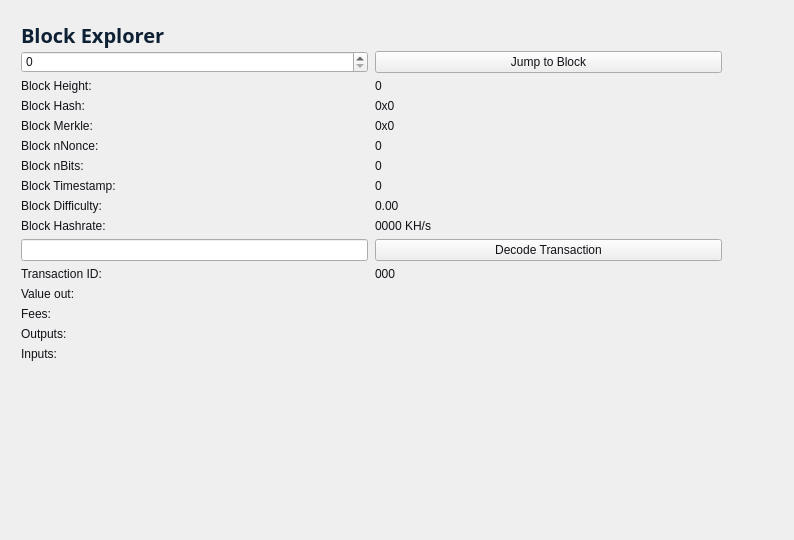
<?xml version="1.0" encoding="UTF-8"?>
<ui version="4.0">
 <class>BlockBrowser</class>
 <widget class="QWidget" name="BlockBrowser">
  <property name="windowModality">
   <enum>Qt::NonModal</enum>
  </property>
  <property name="enabled">
   <bool>true</bool>
  </property>
  <property name="geometry">
   <rect>
    <x>0</x>
    <y>0</y>
    <width>794</width>
    <height>540</height>
   </rect>
  </property>
  <property name="sizePolicy">
   <sizepolicy hsizetype="Preferred" vsizetype="Preferred">
    <horstretch>0</horstretch>
    <verstretch>0</verstretch>
   </sizepolicy>
  </property>
  <property name="minimumSize">
   <size>
    <width>0</width>
    <height>0</height>
   </size>
  </property>
  <property name="acceptDrops">
   <bool>false</bool>
  </property>
  <property name="windowTitle">
   <string>Form</string>
  </property>
  <layout class="QGridLayout">
   <property name="sizeConstraint">
    <enum>QLayout::SetMaximumSize</enum>
   </property>
   <property name="leftMargin">
    <number>21</number>
   </property>
   <property name="topMargin">
    <number>21</number>
   </property>
   <property name="rightMargin">
    <number>10</number>
   </property>
   <item row="1" column="0">
    <widget class="QWidget" name="widget" native="true">
     <property name="styleSheet">
      <string notr="true">color:#121117;</string>
     </property>
     <widget class="QWidget" name="layoutWidget">
      <property name="geometry">
       <rect>
        <x>0</x>
        <y>0</y>
        <width>699</width>
        <height>27</height>
       </rect>
      </property>
      <layout class="QHBoxLayout" name="horizontalLayout_4">
       <property name="spacing">
        <number>7</number>
       </property>
       <item>
        <widget class="QLabel" name="label_5">
         <property name="font">
          <font>
           <family>Open Sans,sans-serif</family>
          </font>
         </property>
         <property name="styleSheet">
          <string notr="true">color:#121117;</string>
         </property>
         <property name="text">
          <string>&lt;html&gt;&lt;head/&gt;&lt;body&gt;&lt;p&gt;&lt;span style=&quot; font-size:20px; font-weight:600; color:#0e2034;&quot;&gt;Block Explorer &lt;/span&gt;&lt;/p&gt;&lt;/body&gt;&lt;/html&gt;</string>
         </property>
        </widget>
       </item>
       <item>
        <spacer name="horizontalSpacer_2">
         <property name="orientation">
          <enum>Qt::Horizontal</enum>
         </property>
         <property name="sizeHint" stdset="0">
          <size>
           <width>40</width>
           <height>20</height>
          </size>
         </property>
        </spacer>
       </item>
      </layout>
     </widget>
     <widget class="QWidget" name="layoutWidget_2">
      <property name="geometry">
       <rect>
        <x>0</x>
        <y>30</y>
        <width>701</width>
        <height>481</height>
       </rect>
      </property>
      <layout class="QGridLayout" name="gridLayout_3" rowstretch="0,0,0,0,0,0,0,0,0,0,0,0,0,0,0,0,0,0" columnstretch="0,0">
       <property name="sizeConstraint">
        <enum>QLayout::SetDefaultConstraint</enum>
       </property>
       <property name="bottomMargin">
        <number>1</number>
       </property>
       <property name="horizontalSpacing">
        <number>7</number>
       </property>
       <item row="17" column="0">
        <spacer name="verticalSpacer">
         <property name="orientation">
          <enum>Qt::Vertical</enum>
         </property>
         <property name="sizeHint" stdset="0">
          <size>
           <width>20</width>
           <height>40</height>
          </size>
         </property>
        </spacer>
       </item>
       <item row="11" column="1">
        <widget class="QPushButton" name="txButton">
         <property name="text">
          <string>Decode Transaction</string>
         </property>
        </widget>
       </item>
       <item row="16" column="0">
        <widget class="QLabel" name="inputLabel">
         <property name="text">
          <string>Inputs:</string>
         </property>
         <property name="alignment">
          <set>Qt::AlignLeading|Qt::AlignLeft|Qt::AlignTop</set>
         </property>
        </widget>
       </item>
       <item row="10" column="1">
        <widget class="QLabel" name="pawBox">
         <property name="text">
          <string>0000 KH/s</string>
         </property>
        </widget>
       </item>
       <item row="13" column="0">
        <widget class="QLabel" name="valueLabel">
         <property name="styleSheet">
          <string notr="true">color:#121117;</string>
         </property>
         <property name="text">
          <string>Value out:</string>
         </property>
        </widget>
       </item>
       <item row="12" column="0">
        <widget class="QLabel" name="txLabel">
         <property name="styleSheet">
          <string notr="true">color:#121117;</string>
         </property>
         <property name="text">
          <string>Transaction ID:</string>
         </property>
        </widget>
       </item>
       <item row="9" column="1">
        <widget class="QLabel" name="hardBox">
         <property name="text">
          <string>0.00</string>
         </property>
        </widget>
       </item>
       <item row="12" column="1">
        <widget class="QLabel" name="txID">
         <property name="text">
          <string>000</string>
         </property>
        </widget>
       </item>
       <item row="16" column="1">
        <widget class="QLabel" name="inputBox">
         <property name="text">
          <string/>
         </property>
         <property name="scaledContents">
          <bool>true</bool>
         </property>
         <property name="alignment">
          <set>Qt::AlignLeading|Qt::AlignLeft|Qt::AlignTop</set>
         </property>
         <property name="margin">
          <number>1</number>
         </property>
         <property name="textInteractionFlags">
          <set>Qt::LinksAccessibleByMouse|Qt::TextSelectableByMouse</set>
         </property>
        </widget>
       </item>
       <item row="1" column="0">
        <widget class="QSpinBox" name="heightBox">
         <property name="sizePolicy">
          <sizepolicy hsizetype="Preferred" vsizetype="Fixed">
           <horstretch>0</horstretch>
           <verstretch>0</verstretch>
          </sizepolicy>
         </property>
         <property name="maximum">
          <number>99999999</number>
         </property>
        </widget>
       </item>
       <item row="13" column="1">
        <widget class="QLabel" name="valueBox">
         <property name="text">
          <string/>
         </property>
        </widget>
       </item>
       <item row="9" column="0">
        <widget class="QLabel" name="hardLabel">
         <property name="styleSheet">
          <string notr="true">color:#121117;</string>
         </property>
         <property name="text">
          <string>Block Difficulty:</string>
         </property>
        </widget>
       </item>
       <item row="3" column="0">
        <widget class="QLabel" name="heightLabel_2">
         <property name="styleSheet">
          <string notr="true">color:#121117;</string>
         </property>
         <property name="text">
          <string>Block Height:</string>
         </property>
        </widget>
       </item>
       <item row="8" column="1">
        <widget class="QLabel" name="timeBox">
         <property name="text">
          <string>0</string>
         </property>
        </widget>
       </item>
       <item row="1" column="1">
        <widget class="QPushButton" name="blockButton">
         <property name="text">
          <string>Jump to Block</string>
         </property>
        </widget>
       </item>
       <item row="14" column="1">
        <widget class="QLabel" name="feesBox">
         <property name="text">
          <string/>
         </property>
        </widget>
       </item>
       <item row="5" column="0">
        <widget class="QLabel" name="merkleLabel">
         <property name="styleSheet">
          <string notr="true">color:#121117;</string>
         </property>
         <property name="text">
          <string>Block Merkle:</string>
         </property>
        </widget>
       </item>
       <item row="4" column="0">
        <widget class="QLabel" name="hashLabel">
         <property name="styleSheet">
          <string notr="true">color:#121117;</string>
         </property>
         <property name="text">
          <string>Block Hash:</string>
         </property>
        </widget>
       </item>
       <item row="10" column="0">
        <widget class="QLabel" name="pawLabel">
         <property name="styleSheet">
          <string notr="true">color:#121117;</string>
         </property>
         <property name="text">
          <string>Block Hashrate:</string>
         </property>
        </widget>
       </item>
       <item row="3" column="1">
        <widget class="QLabel" name="heightLabel">
         <property name="text">
          <string>0</string>
         </property>
        </widget>
       </item>
       <item row="14" column="0">
        <widget class="QLabel" name="feesLabel">
         <property name="styleSheet">
          <string notr="true">color:#121117;</string>
         </property>
         <property name="text">
          <string>Fees:</string>
         </property>
        </widget>
       </item>
       <item row="7" column="0">
        <widget class="QLabel" name="bitsLabel">
         <property name="styleSheet">
          <string notr="true">color:#121117;</string>
         </property>
         <property name="text">
          <string>Block nBits:</string>
         </property>
        </widget>
       </item>
       <item row="7" column="1">
        <widget class="QLabel" name="bitsBox">
         <property name="text">
          <string>0</string>
         </property>
        </widget>
       </item>
       <item row="5" column="1">
        <widget class="QLabel" name="merkleBox">
         <property name="minimumSize">
          <size>
           <width>187</width>
           <height>0</height>
          </size>
         </property>
         <property name="text">
          <string>0x0</string>
         </property>
        </widget>
       </item>
       <item row="15" column="0">
        <widget class="QLabel" name="outputLabel">
         <property name="styleSheet">
          <string notr="true">color:#121117;</string>
         </property>
         <property name="text">
          <string>Outputs:</string>
         </property>
         <property name="alignment">
          <set>Qt::AlignLeading|Qt::AlignLeft|Qt::AlignTop</set>
         </property>
        </widget>
       </item>
       <item row="15" column="1">
        <widget class="QLabel" name="outputBox">
         <property name="text">
          <string/>
         </property>
         <property name="alignment">
          <set>Qt::AlignLeading|Qt::AlignLeft|Qt::AlignTop</set>
         </property>
        </widget>
       </item>
       <item row="6" column="0">
        <widget class="QLabel" name="nonceLabel">
         <property name="styleSheet">
          <string notr="true">color:#121117;</string>
         </property>
         <property name="text">
          <string>Block nNonce:</string>
         </property>
        </widget>
       </item>
       <item row="6" column="1">
        <widget class="QLabel" name="nonceBox">
         <property name="text">
          <string>0</string>
         </property>
        </widget>
       </item>
       <item row="8" column="0">
        <widget class="QLabel" name="timeLabel">
         <property name="styleSheet">
          <string notr="true">color:#121117;</string>
         </property>
         <property name="text">
          <string>Block Timestamp:</string>
         </property>
        </widget>
       </item>
       <item row="11" column="0">
        <widget class="QLineEdit" name="txBox">
         <property name="sizePolicy">
          <sizepolicy hsizetype="Preferred" vsizetype="Fixed">
           <horstretch>0</horstretch>
           <verstretch>0</verstretch>
          </sizepolicy>
         </property>
         <property name="inputMask">
          <string comment="Transaction id" extracomment="Transaction id"/>
         </property>
         <property name="placeholderText">
          <string comment="Transaction ID" extracomment="Transaction ID"/>
         </property>
        </widget>
       </item>
       <item row="4" column="1">
        <widget class="QLabel" name="hashBox">
         <property name="enabled">
          <bool>true</bool>
         </property>
         <property name="sizePolicy">
          <sizepolicy hsizetype="Preferred" vsizetype="Preferred">
           <horstretch>0</horstretch>
           <verstretch>0</verstretch>
          </sizepolicy>
         </property>
         <property name="minimumSize">
          <size>
           <width>0</width>
           <height>0</height>
          </size>
         </property>
         <property name="text">
          <string>0x0</string>
         </property>
        </widget>
       </item>
      </layout>
     </widget>
    </widget>
   </item>
  </layout>
 </widget>
 <resources/>
 <connections/>
</ui>
